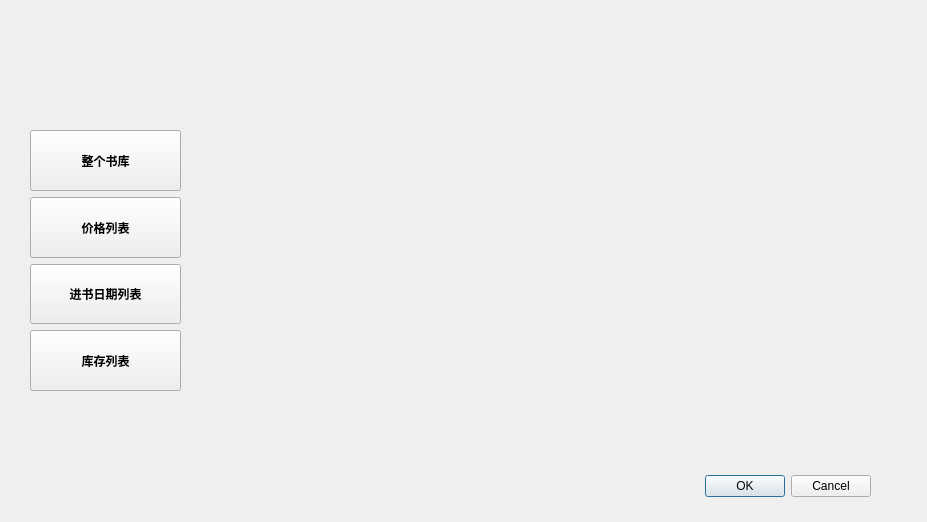
<?xml version="1.0" encoding="UTF-8"?>
<ui version="4.0">
 <class>Report</class>
 <widget class="QDialog" name="Report">
  <property name="geometry">
   <rect>
    <x>0</x>
    <y>0</y>
    <width>927</width>
    <height>522</height>
   </rect>
  </property>
  <property name="windowTitle">
   <string>Dialog</string>
  </property>
  <widget class="QDialogButtonBox" name="buttonBox">
   <property name="geometry">
    <rect>
     <x>530</x>
     <y>470</y>
     <width>341</width>
     <height>32</height>
    </rect>
   </property>
   <property name="styleSheet">
    <string notr="true">background-image: url(:/image/btn7.png);</string>
   </property>
   <property name="orientation">
    <enum>Qt::Horizontal</enum>
   </property>
   <property name="standardButtons">
    <set>QDialogButtonBox::Cancel|QDialogButtonBox::Ok</set>
   </property>
  </widget>
  <widget class="QWidget" name="layoutWidget">
   <property name="geometry">
    <rect>
     <x>30</x>
     <y>130</y>
     <width>151</width>
     <height>261</height>
    </rect>
   </property>
   <property name="sizePolicy">
    <sizepolicy hsizetype="Preferred" vsizetype="Preferred">
     <horstretch>0</horstretch>
     <verstretch>0</verstretch>
    </sizepolicy>
   </property>
   <layout class="QVBoxLayout" name="verticalLayout">
    <item>
     <widget class="QPushButton" name="pushButton">
      <property name="sizePolicy">
       <sizepolicy hsizetype="Minimum" vsizetype="Preferred">
        <horstretch>0</horstretch>
        <verstretch>0</verstretch>
       </sizepolicy>
      </property>
      <property name="font">
       <font>
        <weight>75</weight>
        <bold>true</bold>
       </font>
      </property>
      <property name="styleSheet">
       <string notr="true">background-image: url(:/image/btn7.png);</string>
      </property>
      <property name="text">
       <string>整个书库</string>
      </property>
     </widget>
    </item>
    <item>
     <widget class="QPushButton" name="pushButton_2">
      <property name="sizePolicy">
       <sizepolicy hsizetype="Minimum" vsizetype="Preferred">
        <horstretch>0</horstretch>
        <verstretch>0</verstretch>
       </sizepolicy>
      </property>
      <property name="font">
       <font>
        <weight>75</weight>
        <bold>true</bold>
       </font>
      </property>
      <property name="styleSheet">
       <string notr="true">background-image: url(:/image/btn7.png);</string>
      </property>
      <property name="text">
       <string>价格列表</string>
      </property>
     </widget>
    </item>
    <item>
     <widget class="QPushButton" name="pushButton_3">
      <property name="sizePolicy">
       <sizepolicy hsizetype="Minimum" vsizetype="Preferred">
        <horstretch>0</horstretch>
        <verstretch>0</verstretch>
       </sizepolicy>
      </property>
      <property name="font">
       <font>
        <weight>75</weight>
        <bold>true</bold>
       </font>
      </property>
      <property name="styleSheet">
       <string notr="true">background-image: url(:/image/btn7.png);</string>
      </property>
      <property name="text">
       <string>进书日期列表</string>
      </property>
     </widget>
    </item>
    <item>
     <widget class="QPushButton" name="pushButton_4">
      <property name="sizePolicy">
       <sizepolicy hsizetype="Minimum" vsizetype="Preferred">
        <horstretch>0</horstretch>
        <verstretch>0</verstretch>
       </sizepolicy>
      </property>
      <property name="font">
       <font>
        <weight>75</weight>
        <bold>true</bold>
       </font>
      </property>
      <property name="styleSheet">
       <string notr="true">border-image: url(:/image/btn7.png);</string>
      </property>
      <property name="text">
       <string>库存列表</string>
      </property>
     </widget>
    </item>
   </layout>
  </widget>
 </widget>
 <resources/>
 <connections>
  <connection>
   <sender>buttonBox</sender>
   <signal>accepted()</signal>
   <receiver>Report</receiver>
   <slot>accept()</slot>
   <hints>
    <hint type="sourcelabel">
     <x>248</x>
     <y>254</y>
    </hint>
    <hint type="destinationlabel">
     <x>157</x>
     <y>274</y>
    </hint>
   </hints>
  </connection>
  <connection>
   <sender>buttonBox</sender>
   <signal>rejected()</signal>
   <receiver>Report</receiver>
   <slot>reject()</slot>
   <hints>
    <hint type="sourcelabel">
     <x>316</x>
     <y>260</y>
    </hint>
    <hint type="destinationlabel">
     <x>286</x>
     <y>274</y>
    </hint>
   </hints>
  </connection>
 </connections>
</ui>
